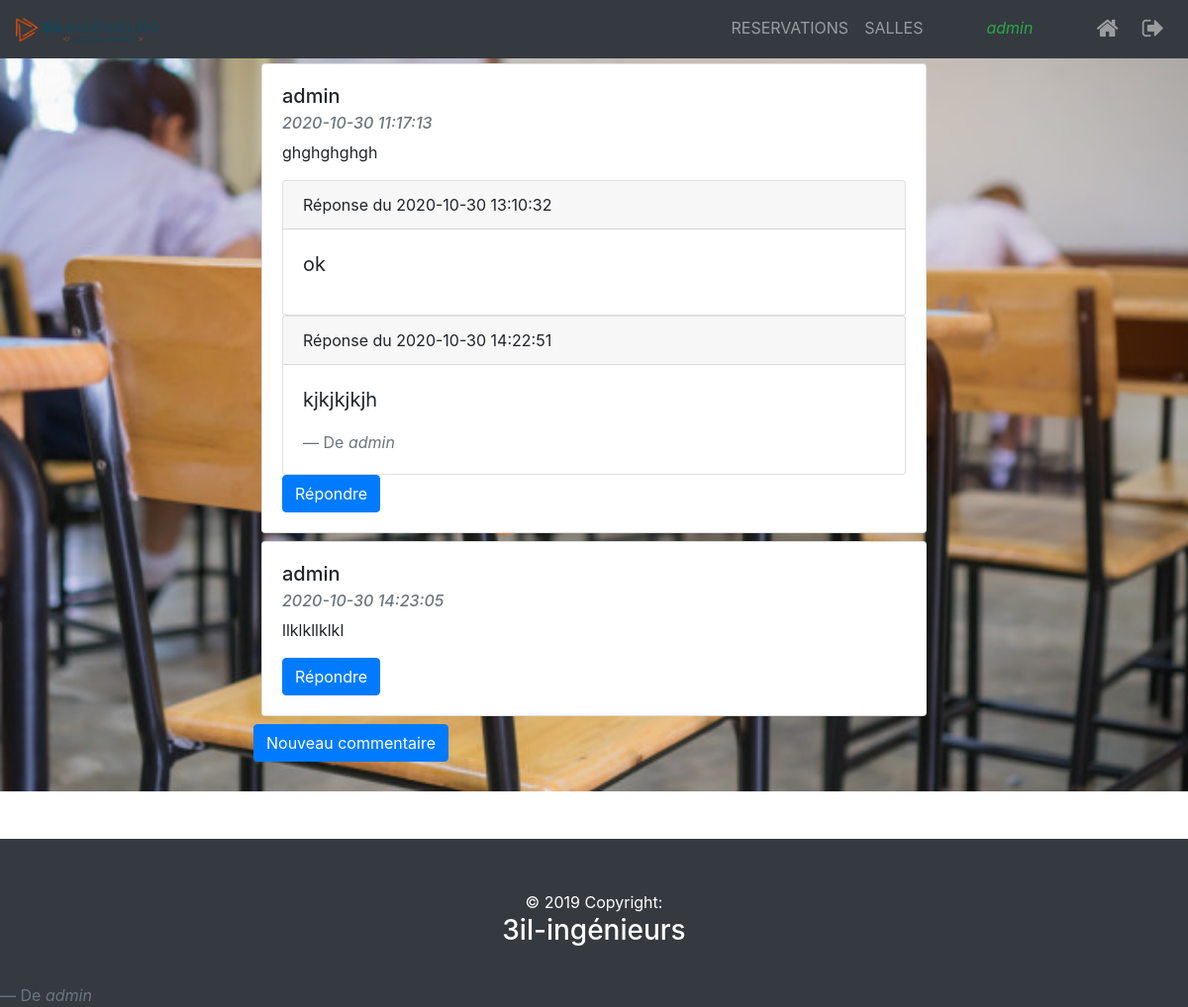
The app's page /faq.php (signed in), older data.
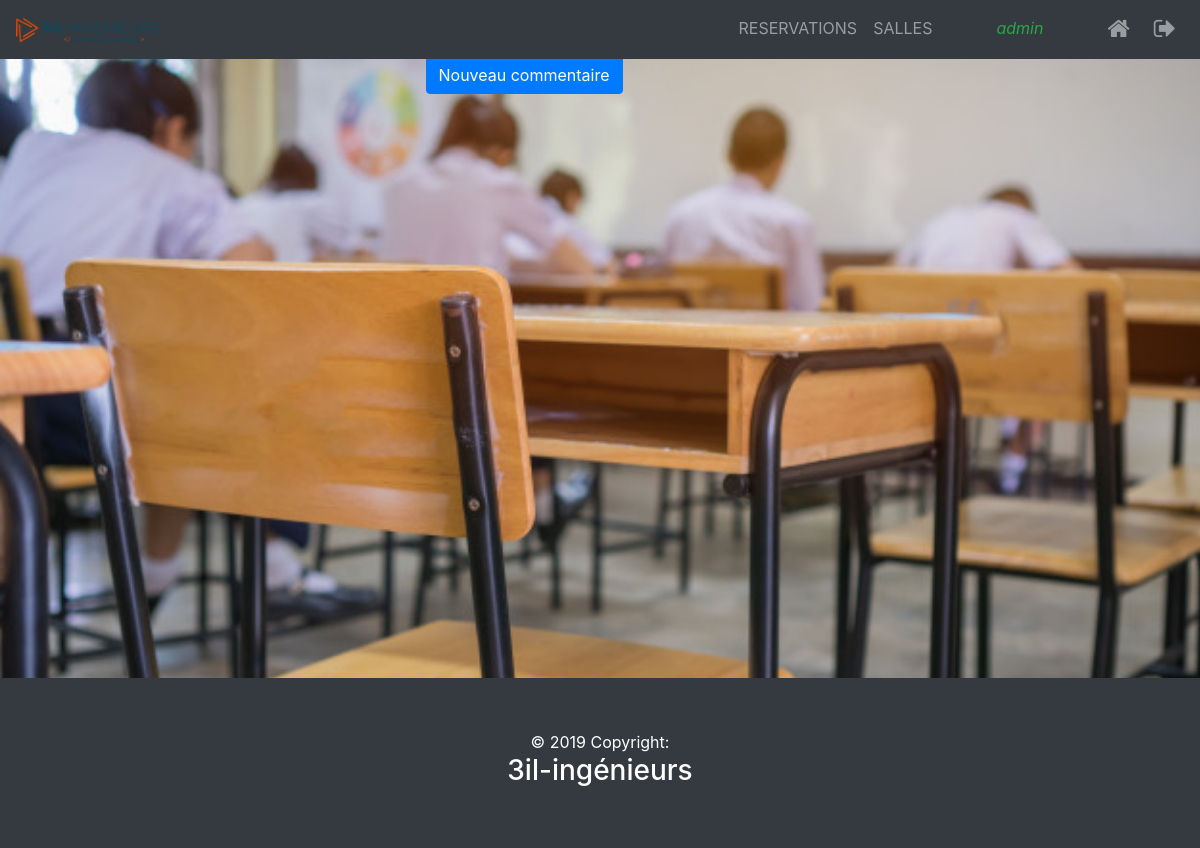
The same page, newer data.
### tables this page shows
CREATE TABLE `commentaire` (
  `id_com` int(11) NOT NULL,
  `id` int(11) DEFAULT NULL,
  `date_c` datetime DEFAULT NULL,
  `message` text DEFAULT NULL
);

CREATE TABLE `etudiant` (
  `id` int(11) NOT NULL,
  `nom` varchar(50) NOT NULL,
  `prenom` varchar(50) NOT NULL,
  `email` varchar(55) NOT NULL,
  `classe` varchar(50) NOT NULL,
  `mdp` varchar(255) NOT NULL,
  `pseudo` varchar(50) NOT NULL,
  `droits` varchar(50) NOT NULL,
  `code_secret` varchar(255) DEFAULT NULL
);

CREATE TABLE `reponse` (
  `id_rep` int(11) NOT NULL,
  `id` int(11) DEFAULT NULL,
  `date_c` datetime DEFAULT NULL,
  `message` text DEFAULT NULL,
  `id_com` int(11) DEFAULT NULL
);

### db.php (called while the page is built, shortened)
<?php
try{
    $bd=new PDO('mysql:host=localhost;dbname=projet_reservation','root','');
}catch(Exception $e){
    echo 'erreur';
}
function getCommentaires(&$dat){
    global $bd;
    $req=$bd->query('select * from commentaire natural join etudiant order by date_c ');
    $dat=$req->fetchAll(PDO::FETCH_ASSOC);
}
function getReponses(&$dat,$idc){
    global $bd;
    $req=$bd->prepare('select * from reponse natural join etudiant where id_com=:idc');
    $req->bindParam(':idc',$idc);
    $req->execute();
    $dat=$req->fetchAll(PDO::FETCH_ASSOC);
}

### faq.php (the view, shortened to what this page needs)
<?php
include('db.php');
getCommentaires($data);
$user=$_SESSION['user'];
if(($user['droits']=='etudiant' || $user['droits']=='admin') ){
?>
<!DOCTYPE html>
<html lang="en" style="height:100%">
<head>
    <link rel="stylesheet" href="https://maxcdn.bootstrapcdn.com/bootstrap/4.5.2/css/bootstrap.min.css">
  <link rel="stylesheet" href="https://cdnjs.cloudflare.com/ajax/libs/font-awesome/4.7.0/css/font-awesome.min.css">
</head>
<body style="height:100%; background:no-repeat url('salle.jpg');background-size:cover ">
<?php
		include("header.php");
     ?>
  <div class="d-flex p-2 bd-highlight mt-5" style="height:100%;">
  <div class="mx-auto">
  <div >
      <?php
      foreach($data as $value){
          getReponses($data2,$value['id_com']);
      ?>
      <div class="card m-2" style="width: 42rem;">
  <div class="card-body">
    <h5 class="card-title"><?=$value['pseudo']?></h5>
    <h6 class="card-subtitle mb-2 text-muted font-italic"><?=$value['date_c']?></h6>
    <p class="card-text"><?=$value['message']?></p>
    <?php
    foreach($data2 as $val){
    ?>
    <div class="card">
  <div class="card-header">
    Réponse du <?=$val['date_c']?>
  </div>
  <div class="card-body">
    <blockquote class="blockquote mb-0">
      <p> <?=$val['message']?></p>
      <footer class="blockquote-footer">De <cite title="Source Title"> <?=$val['pseudo']?></cite></footer>
    </blockquote>
  </div>
</div>
<?php
    }
    ?>
    <button class="btn btn-primary" onclick="repondre(<?=$user['id']?>,`<?=date('Y-m-d H:i:s')?>`,<?=$value['id_com']?>)">Répondre</button>
  </div>
</div>
<?php
}?>
    <button class="btn btn-primary" onclick="showMess()">Nouveau commentaire</button>
 </div>
</div>
</div>
<?php
include 'footer.php';
?>
</body>
</html>
<?php
}
else{
    header('location:index.php');
}
?>

### header.php
<header >
<nav class="navbar fixed-top navbar-expand navbar-dark bg-dark">
      <div id="logo">
    <img src="3il.png" alt="LOGO 3IL" style="width:20% ;" />
    </div>
      <div class="collapse navbar-collapse" id="navbarResponsive">
         <?php
         if($_SESSION['user']['droits']=='etudiant' ||$_SESSION['user']['droits']=='admin'){
         ?>
        <ul class="navbar-nav ml-auto">
           <li class="nav-item">
           <a class="nav-link" href="reservation.php?jeton=<?=$_SESSION['jeton']?>">RESERVATIONS</a>
        </li>
        <li class="nav-item mr-5">
           <a class="nav-link" href="salles.php?jeton=<?=$_SESSION['jeton']?>">SALLES</a>
        </li>
        <li class="nav-item mr-5">
           <a class="nav-link font-italic text-success" href="PageInformation.php"><?=$_SESSION['user']['pseudo']?></a>
        </li>
           <li class="nav-item mr-2 "> <a class="nav-link" href="PageInformation.php"><i class="fa fa-home" style="font-size:24px;"></i></a></li>
           <li class="nav-item">
           <a class="nav-link" href="index.php"><i class="fa fa-sign-out" aria-hidden="true" style="font-size:24px;"></i></a>
        </li>
        </ul>
        <?php
        }?>
    </div>
</nav>
</header>

### footer.php
 <footer class="footer py-1 bg-dark text-white w-100">
  <div class="footer-copyright text-center py-5">© 2019 Copyright:
  	<h3> 3il-ingénieurs</h3>
  </div>
</footer>

Row changes from the older to the newer data that the page shows:
removed commentaire: id.pseudo "admin", date_c "2020-10-30 11:17:13", message "ghghghghgh"
removed reponse: date_c "2020-10-30 13:10:32", message "ok", id.pseudo "admin"
removed reponse: date_c "2020-10-30 14:22:51", message "kjkjkjkjh", id.pseudo "admin"
removed commentaire: id.pseudo "admin", date_c "2020-10-30 14:23:05", message "llklkllklkl"
